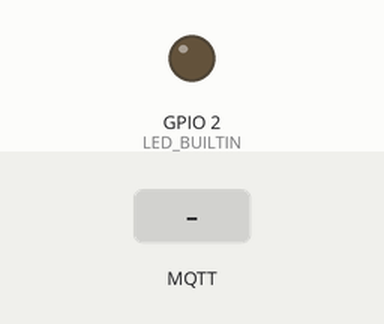
A sketch run on a simulated ESP32. On the bench: output pins drawn as LEDs (lit = HIGH). The inputs (shaded band) are chosen by the test bench. WiFi joins after 1.5 s; servers stay silent unless stated; no MQTT or app messages arrive unless stated; pins used as bus, display or sensor lines are not drawn; what the sketch prints to the serial monitor is not drawn.

Above: at 2.7 s.
2.8 s: MQTT message "1" arrives on the first subscribed topic
At 5.6 s:
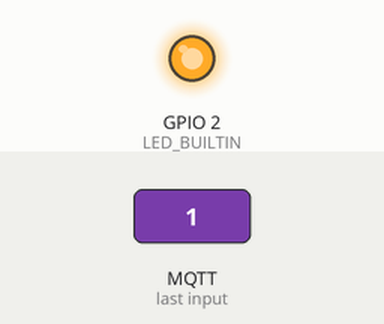
12.0 s: MQTT message "0" arrives on the first subscribed topic
At 13.9 s:
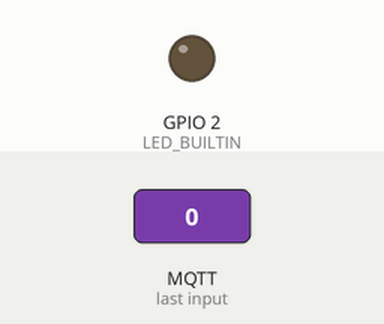
Timing chart, 0 to 15.4 s (numbered marks = the images above; inputs shaded):
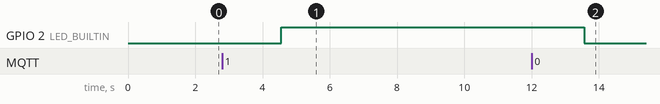

Measured:
- after the input at 2.8 s, GPIO 2 (LED_BUILTIN): LOW → HIGH after 1.8 s
- after the input at 12.0 s, GPIO 2 (LED_BUILTIN): HIGH → LOW after 1.6 s

The sketch:

ESP32_MQTT_SubPub_XY_MD04_LED.ino
```cpp
#include <WiFi.h>
#include <PubSubClient.h>

#define RS485RW     4
#define WRITE_MODE  HIGH
#define READ_MODE   LOW

HardwareSerial RS485(2);
byte cmd[] = {0x01, 0x04, 0x00, 0x01, 0x00, 0x02, 0x20, 0x0b};

const char* ssid = "Ria2G";
const char* password = "730124go";
const char* serverIPAddr = "192.168.0.16";
const char* userId = "mqtt_ship";
const char* userPw = "1234";
const char* clientId = "unique client ID";
const char* topicSub = "MyOffice/Outdoor/Led";
const char* topicTemp = "MyOffice/Outdoor/Temp";
const char* topicHumi = "MyOffice/Outdoor/Humi";

void on_message(char* topic, byte* payload, unsigned int length) {
    char msgBuf[64];
    Serial.printf("Message arrived!\nTopic: %s\nLen. of payload: %d\n", topic, length);
    strncpy(msgBuf, (char*)payload, length);
    msgBuf[length] = '\0';
    String led = String(msgBuf);
    Serial.println("Payload: " + led);

    if (led == "1" || led == "on" || led == "ON") {
        digitalWrite(LED_BUILTIN, HIGH);
    } else if (led == "0" || led == "off" || led == "OFF"){
        digitalWrite(LED_BUILTIN, LOW);
    } else {
        Serial.println("Wrong Message! : " + led );
    }
}

WiFiClient wifiClient;
PubSubClient client(serverIPAddr, 1883, on_message, wifiClient);

void setup() {
    Serial.begin(115200);
    Serial.print("\nConnecting to " + String(ssid));
    WiFi.begin(ssid, password);
    while (WiFi.status() != WL_CONNECTED) {
        Serial.print(".");  delay(500);
    }
    Serial.println(" WiFi Connected");

    Serial.printf("\nConnecting to the Broker(%s)\n", serverIPAddr);
    while ( !client.connect(clientId, userId, userPw) ){
        Serial.print("*");  delay(500);
    }
    Serial.println("Connected to the Broker!!!");

    Serial.printf("Subscribing! topic = %s\n", topicSub);
    client.subscribe(topicSub);

    // GPIO pin setup & XY-MD04
    pinMode(LED_BUILTIN, OUTPUT);
    RS485.begin(9600, SERIAL_8N1, 16, 17);
    pinMode(RS485RW, OUTPUT);
}

void loop() {
    char buf[8];
    float t, h;
    byte rxBuf[10];

    client.loop();

    digitalWrite(RS485RW, WRITE_MODE);
    RS485.write(cmd, sizeof(cmd));
    RS485.flush();
    digitalWrite(RS485RW, READ_MODE);
    if(RS485.readBytes(rxBuf, 9)) {
        t = ((rxBuf[3] << 8) | rxBuf[4]) / 10.0;
        h = ((rxBuf[5] << 8) | rxBuf[6]) / 10.0;

        Serial.println("Temp : " + String(t, 1) + "\tHumi : " + String(h, 1));

        sprintf(buf, "%.1f", t);
        client.publish(topicTemp, buf);
        Serial.print(topicTemp); Serial.print(" : "); Serial.println(buf);

        sprintf(buf, "%.1f", h);
        client.publish(topicHumi, buf);
        Serial.print(topicHumi); Serial.print(" : "); Serial.println(buf);
    }
    delay(2000);
}
```
